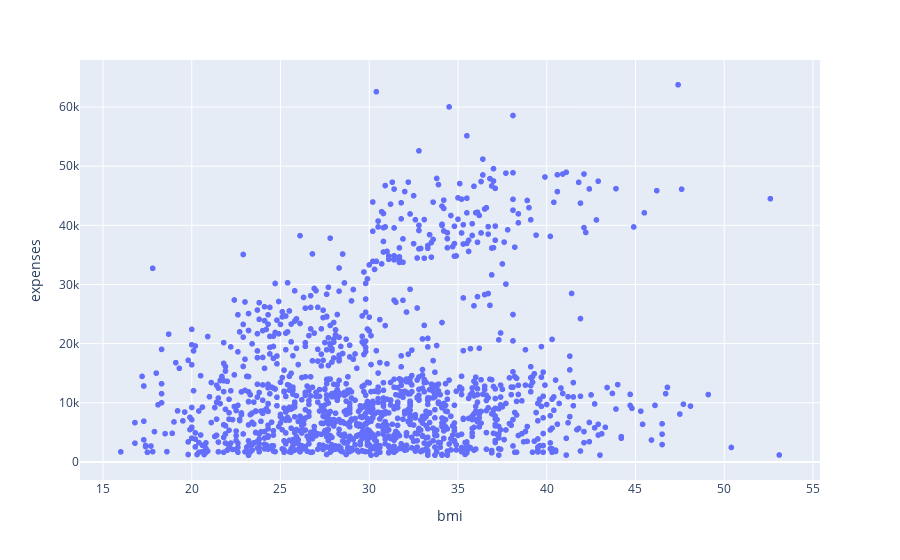

This figure's notebook cell:
### Markdown cell above
### scatterplot between bmi and expenses

### Code cell
px.scatter(data, y = 'expenses',
           x = 'bmi')

### Figure 1 — Plotly figure (JSON) as saved in the notebook; plotly's stock layout.template omitted (floating-point values rounded to 4 significant figures; data arrays with more than 128 entries replaced by an {"elided": "..."} marker saying what was removed)
{"data": [{"hovertemplate": "bmi=%{x}<br>expenses=%{y}<extra></extra>", "legendgroup": "", "marker": {"color": "#636efa", "symbol": "circle"}, "mode": "markers", "name": "", "showlegend": false, "type": "scattergl", "x": {"elided": "1338 float values"}, "xaxis": "x", "y": {"elided": "1338 float values"}, "yaxis": "y"}], "layout": {"legend": {"tracegroupgap": 0}, "margin": {"t": 60}, "xaxis": {"anchor": "y", "domain": [0, 1], "title": {"text": "bmi"}}, "yaxis": {"anchor": "x", "domain": [0, 1], "title": {"text": "expenses"}}}}
